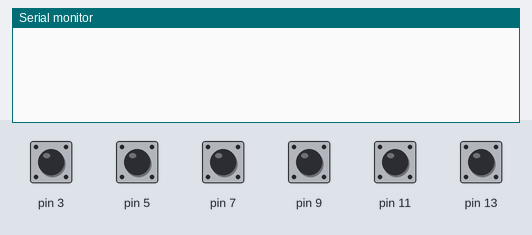
Recording of a sketch running on a simulated Arduino Uno, built with avr-gcc and run on an emulated ATmega328P. On the bench: the last lines printed to the serial monitor. The test bench sets the inputs (shaded band); at power-on: pin 3, pin 5, pin 7, pin 9, pin 11, pin 13 HIGH.

Above: at 2.1 s.
2.2 s: pin 3 pulled LOW for 0.75 s
At 3.3 s:
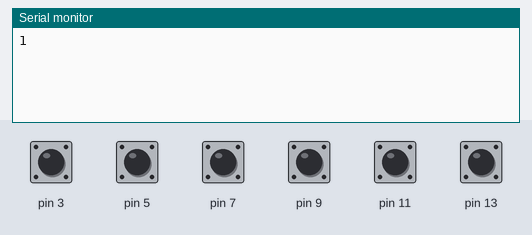
4.5 s: pin 5 pulled LOW for 0.75 s
At 6.4 s:
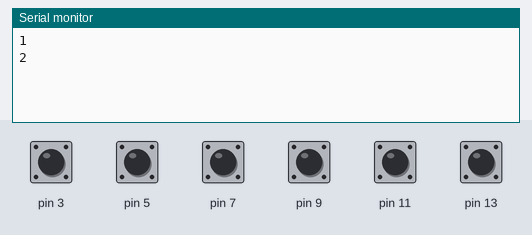
6.7 s: pin 7 pulled LOW for 0.75 s
At 7.8 s:
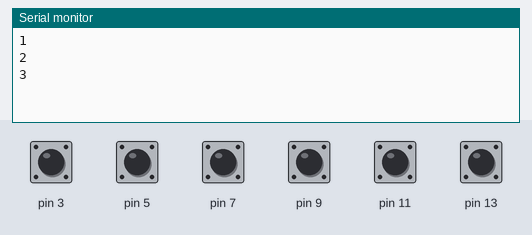
8.9 s: pin 9 pulled LOW for 0.75 s
At 10.8 s:
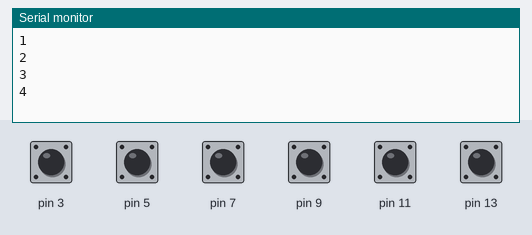
11.1 s: pin 11 pulled LOW for 0.75 s
At 12.2 s:
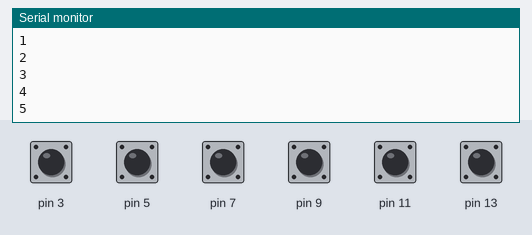
13.3 s: pin 13 pulled LOW for 0.75 s
At 15.3 s:
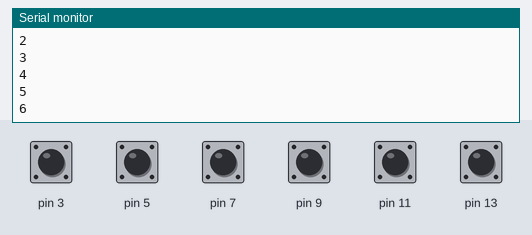
Timing chart, 0 to 16.5 s (numbered marks = the images above; inputs shaded):
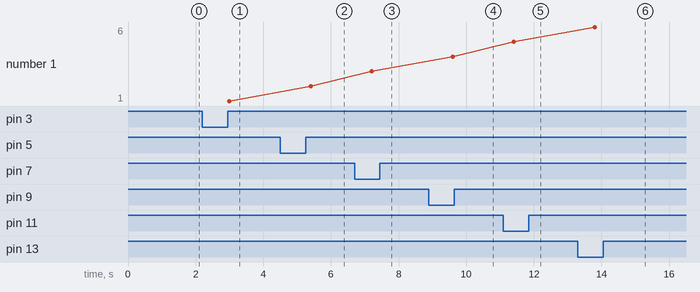

Measured:
- after the input at 2.2 s, the serial monitor: prints a new line after 0.80 s (image 1)
- after the input at 4.5 s, the serial monitor: prints a new line after 0.90 s (image 2)
- after the input at 6.7 s, the serial monitor: prints a new line after 0.50 s (image 3)
- after the input at 8.9 s, the serial monitor: prints a new line after 0.70 s (image 4)
- after the input at 11.1 s, the serial monitor: prints a new line after 0.30 s (image 5)
- after the input at 13.3 s, the serial monitor: prints a new line after 0.50 s (image 6)
- plotted number 1: 1 → 2 after the input at 4.5 s, 2 → 3 after the input at 6.7 s, 3 → 4 after the input at 8.9 s, 4 → 5 after the input at 11.1 s, 5 → 6 after the input at 13.3 s

The sketch:

Arduino_Controller.ino
```cpp
//Libraries
#include <CapacitiveSensor.h>//https://github.com/PaulStoffregen/CapacitiveSensor

//Parameters
bool autocal  = 0;
const int sensitivity  = 1000;
const int thresh  = 200;
const int csStep  = 10000;
CapacitiveSensor cs1  = CapacitiveSensor(2, 3);
CapacitiveSensor cs2  = CapacitiveSensor(4, 5);
CapacitiveSensor cs3  = CapacitiveSensor(6, 7);
CapacitiveSensor cs4  = CapacitiveSensor(8, 9);
CapacitiveSensor cs5  = CapacitiveSensor(10, 11);
CapacitiveSensor cs6  = CapacitiveSensor(12, 13);


static bool button_flag1 = false;
static bool button_flag2 = false;
static bool button_flag3 = false;
static bool button_flag4 = false;
static bool button_flag5 = false;
static bool button_flag6 = false;


void setup() {
  Serial.begin(115200);
  if (autocal == 0) {
    {
      cs1.set_CS_AutocaL_Millis(0xFFFFFFFF);
      cs2.set_CS_AutocaL_Millis(0xFFFFFFFF);
      cs3.set_CS_AutocaL_Millis(0xFFFFFFFF);
      cs4.set_CS_AutocaL_Millis(0xFFFFFFFF);
      cs5.set_CS_AutocaL_Millis(0xFFFFFFFF);
      cs6.set_CS_AutocaL_Millis(0xFFFFFFFF);
    }
  }
}

void loop() {
  long value1 = reader(1);
  long value2 = reader(2);
  long value3 = reader(3);
  long value4 = reader(4);
  long value5 = reader(5);
  long value6 = reader(6);

  if (value1 > 1000 && button_flag1 == false){
    button_flag1 = true;
    Serial.println("1");
  }
  if (value1 < 1000 && button_flag1 == true) {
    button_flag1 = false;
  }

  if (value2 > 1000 && button_flag2 == false){
    button_flag2 = true;
    Serial.println("2");
  }
  if (value2 < 1000 && button_flag2 == true) {
    button_flag2 = false;
  }

  if (value3 > 1000 && button_flag3 == false){
    button_flag3 = true;
    Serial.println("3");
  }
  if (value3 < 1000 && button_flag3 == true) {
    button_flag3 = false;
  }

  if (value4 > 1000 && button_flag4 == false){
    button_flag4 = true;
    Serial.println("4");
  }
  if (value4 < 1000 && button_flag4 == true) {
    button_flag4 = false;
  }

  if (value5 > 1000 && button_flag5 == false){
    button_flag5 = true;
    Serial.println("5");
  }
  if (value5 < 1000 && button_flag5 == true) {
    button_flag5 = false;
  }

  if (value6 > 1000 && button_flag6 == false){
    button_flag6 = true;
    Serial.println("6");
  }
  if (value6 < 1000 && button_flag6 == true) {
    button_flag6 = false;
  }
}


long reader(int index) {
  ////read sensor value
  long reading;
  // read the right one
  switch (index) {
  case 1:
    reading = cs1.capacitiveSensor(sensitivity);
    break;
  case 2:
    reading = cs2.capacitiveSensor(sensitivity);
    break;
  case 3:
    reading = cs3.capacitiveSensor(sensitivity);
    break;
  case 4:
    reading = cs4.capacitiveSensor(sensitivity);
    break;
  case 5:
    reading = cs5.capacitiveSensor(sensitivity);
    break;
  case 6:
    reading = cs6.capacitiveSensor(sensitivity);
    break;
}

  return reading;
}
```
